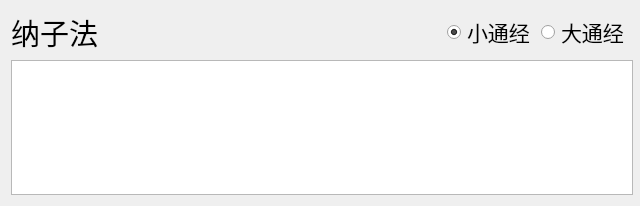
<?xml version="1.0" encoding="UTF-8"?>
<ui version="4.0">
 <class>NaZiForm</class>
 <widget class="QWidget" name="NaZiForm">
  <property name="geometry">
   <rect>
    <x>0</x>
    <y>0</y>
    <width>640</width>
    <height>197</height>
   </rect>
  </property>
  <property name="minimumSize">
   <size>
    <width>640</width>
    <height>0</height>
   </size>
  </property>
  <property name="maximumSize">
   <size>
    <width>640</width>
    <height>16777215</height>
   </size>
  </property>
  <property name="windowTitle">
   <string>Form</string>
  </property>
  <layout class="QVBoxLayout" name="verticalLayout_2">
   <item>
    <layout class="QHBoxLayout" name="horizontalLayout">
     <item>
      <widget class="QLabel" name="label">
       <property name="font">
        <font>
         <pointsize>22</pointsize>
        </font>
       </property>
       <property name="text">
        <string>纳子法</string>
       </property>
       <property name="alignment">
        <set>Qt::AlignmentFlag::AlignCenter</set>
       </property>
      </widget>
     </item>
     <item>
      <spacer name="horizontalSpacer_2">
       <property name="orientation">
        <enum>Qt::Orientation::Horizontal</enum>
       </property>
       <property name="sizeHint" stdset="0">
        <size>
         <width>40</width>
         <height>20</height>
        </size>
       </property>
      </spacer>
     </item>
     <item>
      <widget class="QRadioButton" name="radioButton">
       <property name="font">
        <font>
         <pointsize>16</pointsize>
        </font>
       </property>
       <property name="text">
        <string>小通经</string>
       </property>
       <property name="checked">
        <bool>true</bool>
       </property>
      </widget>
     </item>
     <item>
      <widget class="QRadioButton" name="radioButton_2">
       <property name="font">
        <font>
         <pointsize>16</pointsize>
        </font>
       </property>
       <property name="text">
        <string>大通经</string>
       </property>
      </widget>
     </item>
    </layout>
   </item>
   <item>
    <widget class="QTableView" name="tableView">
     <property name="minimumSize">
      <size>
       <width>622</width>
       <height>135</height>
      </size>
     </property>
     <property name="maximumSize">
      <size>
       <width>622</width>
       <height>999</height>
      </size>
     </property>
     <property name="font">
      <font>
       <pointsize>14</pointsize>
      </font>
     </property>
     <attribute name="horizontalHeaderVisible">
      <bool>false</bool>
     </attribute>
     <attribute name="horizontalHeaderDefaultSectionSize">
      <number>77</number>
     </attribute>
     <attribute name="verticalHeaderDefaultSectionSize">
      <number>40</number>
     </attribute>
    </widget>
   </item>
  </layout>
 </widget>
 <resources/>
 <connections/>
</ui>
